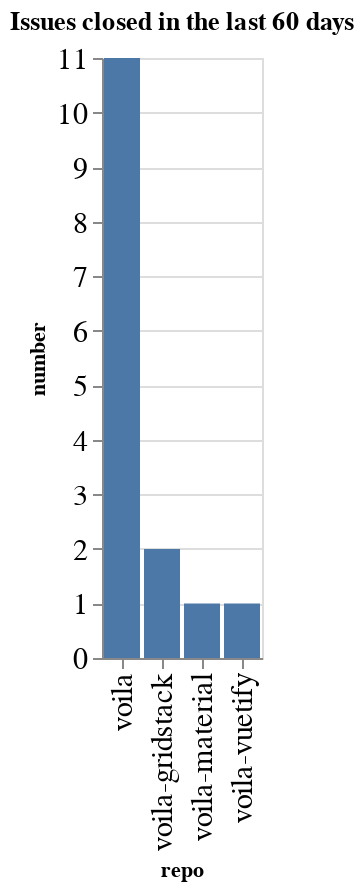

This figure's notebook cell:
### Code cell
closed_counts = closed.groupby(['org', 'repo']).count()['number'].reset_index()
closed_counts['org/repo'] = closed_counts.apply(lambda a: a['org'] + '/' + a['repo'], axis=1)
sorted_vals = closed_counts.sort_values(['number'], ascending=False)['repo'].values
alt.Chart(data=closed_counts, title=f"Issues closed in the last {n_days} days").mark_bar().encode(
    x=alt.X('repo', sort=alt.Sort(sorted_vals.tolist())),
    y='number',
)

### Figure 1 — Vega-Lite specification as saved in the notebook (floating-point values rounded to 4 significant figures)
{"config": {"axisLeft": {"labelFontSize": 15}, "axisBottom": {"labelFontSize": 15}}, "data": {"name": "data-d6354e4ac62c49caae4cfad3401ad200"}, "mark": "bar", "encoding": {"x": {"type": "nominal", "field": "repo", "sort": ["voila", "voila-gridstack", "voila-material", "voila-vuetify"]}, "y": {"type": "quantitative", "field": "number"}}, "title": "Issues closed in the last 60 days", "$schema": "https://vega.github.io/schema/vega-lite/v4.0.2.json", "datasets": {"data-d6354e4ac62c49caae4cfad3401ad200": [{"org": "voila-dashboards", "repo": "voila", "number": 11, "org/repo": "voila-dashboards/voila"}, {"org": "voila-dashboards", "repo": "voila-gridstack", "number": 2, "org/repo": "voila-dashboards/voila-gridstack"}, {"org": "voila-dashboards", "repo": "voila-material", "number": 1, "org/repo": "voila-dashboards/voila-material"}, {"org": "voila-dashboards", "repo": "voila-vuetify", "number": 1, "org/repo": "voila-dashboards/voila-vuetify"}]}}
